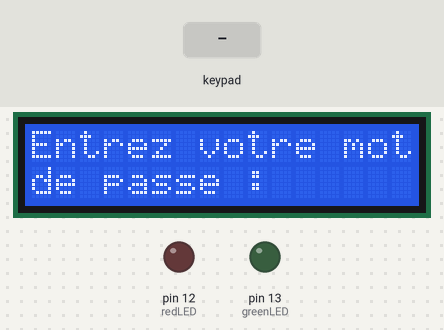
This sketch was run on a simulated Arduino Uno, built with avr-gcc and run on an emulated ATmega328P. On the bench: 16×2 character LCD, output pins drawn as LEDs (lit = HIGH). The inputs (shaded band) are chosen by the test bench.

Above: at 1.2 s.
1.3 s: keypad keys 1 2 3 4 5 6 # pressed 0.4 s apart
At 3.9 s:
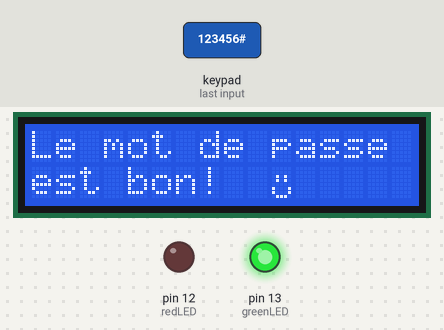
7.1 s: keypad keys 1 2 3 4 5 6 * pressed 0.4 s apart
At 9.3 s:
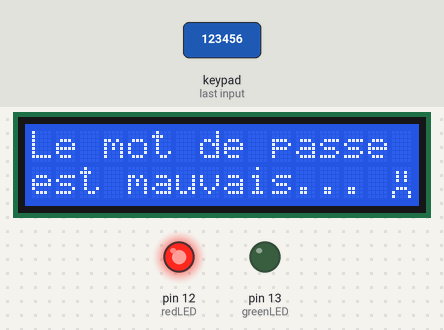
12.9 s: key 'A' pressed
At 14.1 s:
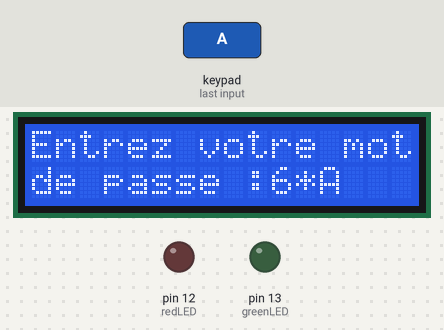
14.4 s: key 'B' pressed
At 15.4 s:
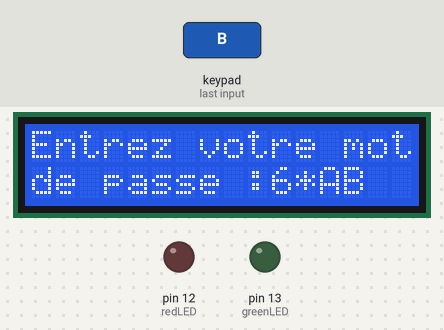
15.9 s: key 'C' pressed
At 16.7 s:
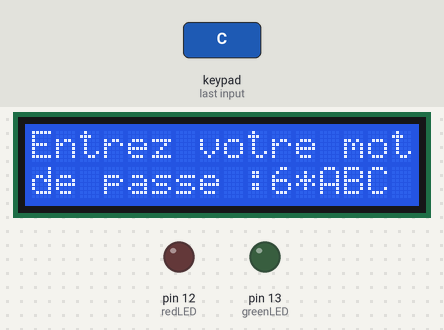
17.4 s: keypad keys 6 7 8 9 A pressed 0.4 s apart
At 22.3 s:
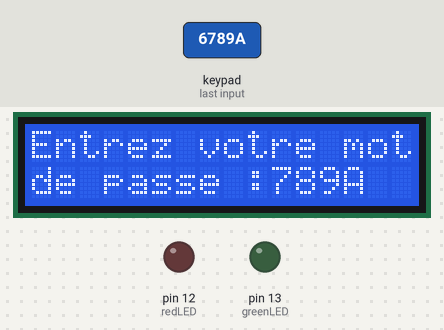
Timing chart, 0 to 23.4 s (numbered marks = the images above; inputs shaded):
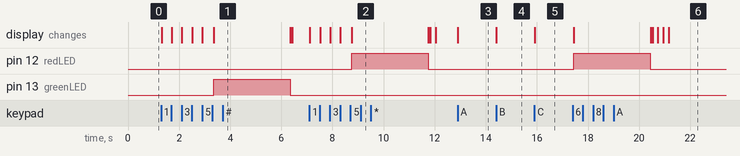

The sketch:

sys_auth.ino
```cpp
// Inclure les librairies
#include <Keypad.h>
#include <Wire.h>
#include <LCD.h>
#include <LiquidCrystal_I2C.h>

int redLED = 12; // Définit la pin de la DEL rouge
int greenLED = 13; // Définit la pin de la DEL verte
#define BACKLIGHT_PIN 3 // Pour l'écran
#define Password_Lenght 7 // Définit la longeur maximum du mot de passe
char Data[Password_Lenght]; // Prépare les données
char Master[Password_Lenght] = "123456"; // Défini le mot de passe
byte data_count = 0, master_count = 0; // Prépare les données
bool Pass_is_good;  // Prépare les données
                    // bool est un vrai ou faux
char customKey; // Prépare la clé que l'utilisateur entrera

byte smiley[8] = {
  0b00000,
  0b00000,
  0b01010,
  0b01010,
  0b00000,
  0b10001,
  0b10001,
  0b01110
}; // Défini un bonhomme sourire

byte bad[8] = {
  0b00000,
  0b01010,
  0b01010,
  0b01010,
  0b00000,
  0b01110,
  0b10001,
  0b10001
}; // Défini une bonhomme grimaçante

const byte ROWS = 4; // Défini le nombre de rangées
const byte COLS = 4; // Défini le nombre de collones
char keys[ROWS][COLS] = {
  {'1','2','3','A'},
  {'4','5','6','B'},
  {'7','8','9','C'},
  {'*','0','#','D'}
}; // Défini la position du clavier
byte rowPins[ROWS] = {6, 7, 8, 9}; // Défini les ports utilisés pour les rangées
byte colPins[COLS] = {2, 3, 4, 5}; // Défini les ports utilisés pour les

Keypad keypad = Keypad(makeKeymap(keys), rowPins, colPins, ROWS, COLS); // Initialise le clavier numérique

LiquidCrystal_I2C  lcd(0x27, 2, 1, 0, 4, 5, 6, 7); // Initialise l'écran LCD

void setup() // Cette séquence s'exécute une seule fois, au démarrage de l'appareil
{
  lcd.begin (16,2); // Défini la taille de l'écran LCD, 16 par 2

  lcd.setBacklightPin(BACKLIGHT_PIN,POSITIVE); // Définit le port pour la lumière de contraste
  lcd.setBacklight(HIGH); // Allume la lumière de contraste

  lcd.createChar(0, smiley); // Initialise le bonhomme sourire
  lcd.createChar(1, bad); // Initialise le bonhomme grimacant

  pinMode(redLED, OUTPUT); // Définit le port de la lumière rouge comme étant une sortie
  pinMode(greenLED, OUTPUT); // Définit le port de la lumière verte comme étant une sortie
  digitalWrite(redLED, LOW); // Éteint la lumière rouge, pour être sûr
  digitalWrite(greenLED, LOW); // Éteint la lumière verte, pour être sûr
}

void loop() // Cette séquence se répête chaque fois qu'elle fini, à l'infini
{
  lcd.setCursor(0,0); // Place le curseur sur la collone 1 de la première ligne
  lcd.print("Entrez votre mot"); // Écrit...
  lcd.setCursor(0,1); // Place le curseur sur la collone 1 de la deuxième ligne
  lcd.print("de passe :"); // Écrit...

  customKey = keypad.getKey(); // Récupère les touches pressés du clavier numérique
  if (customKey) // Vérifier qu'il y a une clé
  {
    Data[data_count] = customKey; // Sauvegarde la clé dans une variable
    lcd.setCursor(10+data_count,1); // Déplace le curseur chaque fois qu'une touche est pressé
    lcd.print(Data[data_count]); // Écrit le curseur sur l'écran
    data_count++; // Précise le nombre d'entrée sur le clavier numérique
  }

  if(data_count == Password_Lenght-1) // Si le nombre d'entrée équivaut à la longeur maximale (7-1=6), exécute le suivant
  {
    lcd.clear(); // Efface le texte actuel
    lcd.setCursor(0, 0); // Déplace le curseur
    lcd.print("Le mot de passe"); // Écrit...

    if(!strcmp(Data, Master)) // Si l'entrée équivaut au mot de passe
    {
      lcd.setCursor(0,1); // Déplace le curseur
      lcd.print("est bon!"); // Écrit
      lcd.setCursor(10,1); // Déplace le curseur
      lcd.write(byte(0)); // Affiche le bonhomme sourire
      digitalWrite(greenLED, HIGH); // Allume la lumière verte
      delay(3000); // Attend 3 seconde et...
      digitalWrite(greenLED, LOW); // Ferme la lumière verte
    }
    else // si le mot de passe est pas bone
    {
      lcd.setCursor(0,1); // Déplace le curseur
      lcd.print("est mauvais..."); // Écrit
      lcd.setCursor(15,1); // Déplace le curseur
      lcd.write(byte(1)); // Affiche le bonhomme grimacant
      digitalWrite(redLED, HIGH); // Allume la lumière rouge
      delay(3000);// Attend 3 secondes et ...
      digitalWrite(redLED, LOW); // Ferme la lumière rouge
    }

    lcd.clear(); // Efface l'écran
    clearData(); // Supprime les données temporaire

  }
}

void clearData()
{
  while(data_count !=0) // Si le nombre de data_count n'est pas zéro
  {   // Supprime chaque partie, jusqu'à ce qu'il y en ai plus
    Data[data_count--] = 0;
  }
  return; // Retourne au début
}
```

Measured:
- after the input at 1.3 s, pin 13 (greenLED): LOW → HIGH after 2.1 s, → LOW 3.0 s later; the display: first changes at once (image 1 shows a later state)
- after the input at 7.1 s, pin 12 (redLED): LOW → HIGH after 1.7 s, → LOW 3.0 s later; the display: first changes at once (image 2 shows a later state)
- after the input at 12.9 s, the display: changes at once (image 3)
- after the input at 14.4 s, the display: changes at once (image 4)
- after the input at 15.9 s, the display: changes at once (image 5)
- after the input at 17.4 s, pin 12 (redLED): LOW → HIGH at once, → LOW 3.0 s later; the display: first changes at once (image 6 shows a later state)
